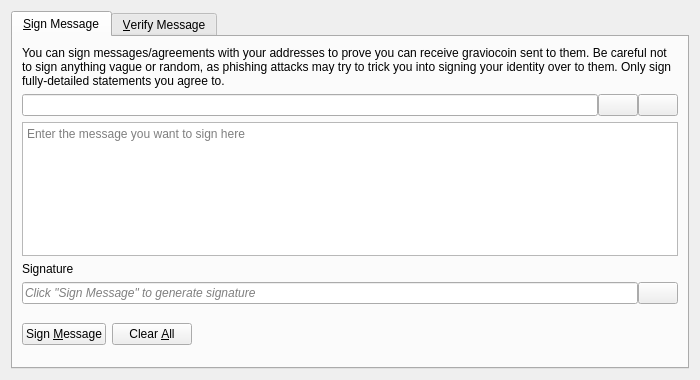
<?xml version="1.0" encoding="UTF-8"?>
<ui version="4.0">
 <class>SignVerifyMessageDialog</class>
 <widget class="QDialog" name="SignVerifyMessageDialog">
  <property name="geometry">
   <rect>
    <x>0</x>
    <y>0</y>
    <width>700</width>
    <height>380</height>
   </rect>
  </property>
  <property name="windowTitle">
   <string>Signatures - Sign / Verify a Message</string>
  </property>
  <property name="modal">
   <bool>true</bool>
  </property>
  <layout class="QVBoxLayout" name="verticalLayout">
   <item>
    <widget class="QTabWidget" name="tabWidget">
     <property name="currentIndex">
      <number>0</number>
     </property>
     <widget class="QWidget" name="tabSignMessage">
      <attribute name="title">
       <string>&amp;Sign Message</string>
      </attribute>
      <layout class="QVBoxLayout" name="verticalLayout_SM">
       <item>
        <widget class="QLabel" name="infoLabel_SM">
         <property name="text">
          <string>You can sign messages/agreements with your addresses to prove you can receive graviocoin sent to them. Be careful not to sign anything vague or random, as phishing attacks may try to trick you into signing your identity over to them. Only sign fully-detailed statements you agree to.</string>
         </property>
         <property name="textFormat">
          <enum>Qt::PlainText</enum>
         </property>
         <property name="wordWrap">
          <bool>true</bool>
         </property>
        </widget>
       </item>
       <item>
        <layout class="QHBoxLayout" name="horizontalLayout_1_SM">
         <property name="spacing">
          <number>0</number>
         </property>
         <item>
          <widget class="QValidatedLineEdit" name="addressIn_SM">
           <property name="toolTip">
            <string>The Graviocoin address to sign the message with</string>
           </property>
          </widget>
         </item>
         <item>
          <widget class="QPushButton" name="addressBookButton_SM">
           <property name="toolTip">
            <string>Choose previously used address</string>
           </property>
           <property name="text">
            <string/>
           </property>
           <property name="icon">
            <iconset resource="../bitcoin.qrc">
             <normaloff>:/icons/address-book</normaloff>:/icons/address-book</iconset>
           </property>
           <property name="shortcut">
            <string>Alt+A</string>
           </property>
           <property name="autoDefault">
            <bool>false</bool>
           </property>
          </widget>
         </item>
         <item>
          <widget class="QPushButton" name="pasteButton_SM">
           <property name="toolTip">
            <string>Paste address from clipboard</string>
           </property>
           <property name="text">
            <string/>
           </property>
           <property name="icon">
            <iconset resource="../bitcoin.qrc">
             <normaloff>:/icons/editpaste</normaloff>:/icons/editpaste</iconset>
           </property>
           <property name="shortcut">
            <string>Alt+P</string>
           </property>
           <property name="autoDefault">
            <bool>false</bool>
           </property>
          </widget>
         </item>
        </layout>
       </item>
       <item>
        <widget class="QPlainTextEdit" name="messageIn_SM">
         <property name="toolTip">
          <string>Enter the message you want to sign here</string>
         </property>
         <property name="placeholderText">
          <string>Enter the message you want to sign here</string>
         </property>
        </widget>
       </item>
       <item>
        <widget class="QLabel" name="signatureLabel_SM">
         <property name="text">
          <string>Signature</string>
         </property>
         <property name="textFormat">
          <enum>Qt::PlainText</enum>
         </property>
        </widget>
       </item>
       <item>
        <layout class="QHBoxLayout" name="horizontalLayout_2_SM">
         <property name="spacing">
          <number>0</number>
         </property>
         <item>
          <widget class="QLineEdit" name="signatureOut_SM">
           <property name="placeholderText">
            <string>Click "Sign Message" to generate signature</string>
           </property>
           <property name="font">
            <font>
             <italic>true</italic>
            </font>
           </property>
           <property name="readOnly">
            <bool>true</bool>
           </property>
          </widget>
         </item>
         <item>
          <widget class="QPushButton" name="copySignatureButton_SM">
           <property name="toolTip">
            <string>Copy the current signature to the system clipboard</string>
           </property>
           <property name="text">
            <string/>
           </property>
           <property name="icon">
            <iconset resource="../bitcoin.qrc">
             <normaloff>:/icons/editcopy</normaloff>:/icons/editcopy</iconset>
           </property>
           <property name="autoDefault">
            <bool>false</bool>
           </property>
          </widget>
         </item>
        </layout>
       </item>
       <item>
        <layout class="QHBoxLayout" name="horizontalLayout_3_SM">
         <item>
          <widget class="QPushButton" name="signMessageButton_SM">
           <property name="toolTip">
            <string>Sign the message to prove you own this Graviocoin address</string>
           </property>
           <property name="text">
            <string>Sign &amp;Message</string>
           </property>
           <property name="icon">
            <iconset resource="../bitcoin.qrc">
             <normaloff>:/icons/edit</normaloff>:/icons/edit</iconset>
           </property>
           <property name="autoDefault">
            <bool>false</bool>
           </property>
          </widget>
         </item>
         <item>
          <widget class="QPushButton" name="clearButton_SM">
           <property name="toolTip">
            <string>Reset all sign message fields</string>
           </property>
           <property name="text">
            <string>Clear &amp;All</string>
           </property>
           <property name="icon">
            <iconset resource="../bitcoin.qrc">
             <normaloff>:/icons/remove</normaloff>:/icons/remove</iconset>
           </property>
           <property name="autoDefault">
            <bool>false</bool>
           </property>
          </widget>
         </item>
         <item>
          <spacer name="horizontalSpacer_1_SM">
           <property name="orientation">
            <enum>Qt::Horizontal</enum>
           </property>
           <property name="sizeHint" stdset="0">
            <size>
             <width>40</width>
             <height>48</height>
            </size>
           </property>
          </spacer>
         </item>
         <item>
          <widget class="QLabel" name="statusLabel_SM">
           <property name="font">
            <font>
             <weight>75</weight>
             <bold>true</bold>
            </font>
           </property>
           <property name="text">
            <string/>
           </property>
           <property name="wordWrap">
            <bool>true</bool>
           </property>
          </widget>
         </item>
         <item>
          <spacer name="horizontalSpacer_2_SM">
           <property name="orientation">
            <enum>Qt::Horizontal</enum>
           </property>
           <property name="sizeHint" stdset="0">
            <size>
             <width>40</width>
             <height>48</height>
            </size>
           </property>
          </spacer>
         </item>
        </layout>
       </item>
      </layout>
     </widget>
     <widget class="QWidget" name="tabVerifyMessage">
      <attribute name="title">
       <string>&amp;Verify Message</string>
      </attribute>
      <layout class="QVBoxLayout" name="verticalLayout_VM">
       <item>
        <widget class="QLabel" name="infoLabel_VM">
         <property name="text">
          <string>Enter the receiver's address, message (ensure you copy line breaks, spaces, tabs, etc. exactly) and signature below to verify the message. Be careful not to read more into the signature than what is in the signed message itself, to avoid being tricked by a man-in-the-middle attack. Note that this only proves the signing party receives with the address, it cannot prove sendership of any transaction!</string>
         </property>
         <property name="textFormat">
          <enum>Qt::PlainText</enum>
         </property>
         <property name="alignment">
          <set>Qt::AlignLeading|Qt::AlignLeft|Qt::AlignTop</set>
         </property>
         <property name="wordWrap">
          <bool>true</bool>
         </property>
        </widget>
       </item>
       <item>
        <layout class="QHBoxLayout" name="horizontalLayout_1_VM">
         <property name="spacing">
          <number>0</number>
         </property>
         <item>
          <widget class="QValidatedLineEdit" name="addressIn_VM">
           <property name="toolTip">
            <string>The Graviocoin address the message was signed with</string>
           </property>
          </widget>
         </item>
         <item>
          <widget class="QPushButton" name="addressBookButton_VM">
           <property name="toolTip">
            <string>Choose previously used address</string>
           </property>
           <property name="text">
            <string/>
           </property>
           <property name="icon">
            <iconset resource="../bitcoin.qrc">
             <normaloff>:/icons/address-book</normaloff>:/icons/address-book</iconset>
           </property>
           <property name="shortcut">
            <string>Alt+A</string>
           </property>
           <property name="autoDefault">
            <bool>false</bool>
           </property>
          </widget>
         </item>
        </layout>
       </item>
       <item>
        <widget class="QPlainTextEdit" name="messageIn_VM">
          <property name="toolTip">
            <string>The signed message to verify</string>
          </property>
          <property name="placeholderText">
            <string>The signed message to verify</string>
          </property>
        </widget>
       </item>
       <item>
        <widget class="QValidatedLineEdit" name="signatureIn_VM">
          <property name="toolTip">
            <string>The signature given when the message was signed</string>
          </property>
          <property name="placeholderText">
            <string>The signature given when the message was signed</string>
          </property>
        </widget>
       </item>
       <item>
        <layout class="QHBoxLayout" name="horizontalLayout_2_VM">
         <item>
          <widget class="QPushButton" name="verifyMessageButton_VM">
           <property name="toolTip">
            <string>Verify the message to ensure it was signed with the specified Graviocoin address</string>
           </property>
           <property name="text">
            <string>Verify &amp;Message</string>
           </property>
           <property name="icon">
            <iconset resource="../bitcoin.qrc">
             <normaloff>:/icons/transaction_0</normaloff>:/icons/transaction_0</iconset>
           </property>
           <property name="autoDefault">
            <bool>false</bool>
           </property>
          </widget>
         </item>
         <item>
          <widget class="QPushButton" name="clearButton_VM">
           <property name="toolTip">
            <string>Reset all verify message fields</string>
           </property>
           <property name="text">
            <string>Clear &amp;All</string>
           </property>
           <property name="icon">
            <iconset resource="../bitcoin.qrc">
             <normaloff>:/icons/remove</normaloff>:/icons/remove</iconset>
           </property>
           <property name="autoDefault">
            <bool>false</bool>
           </property>
          </widget>
         </item>
         <item>
          <spacer name="horizontalSpacer_1_VM">
           <property name="orientation">
            <enum>Qt::Horizontal</enum>
           </property>
           <property name="sizeHint" stdset="0">
            <size>
             <width>40</width>
             <height>48</height>
            </size>
           </property>
          </spacer>
         </item>
         <item>
          <widget class="QLabel" name="statusLabel_VM">
           <property name="font">
            <font>
             <weight>75</weight>
             <bold>true</bold>
            </font>
           </property>
           <property name="text">
            <string/>
           </property>
           <property name="wordWrap">
            <bool>true</bool>
           </property>
          </widget>
         </item>
         <item>
          <spacer name="horizontalSpacer_2_VM">
           <property name="orientation">
            <enum>Qt::Horizontal</enum>
           </property>
           <property name="sizeHint" stdset="0">
            <size>
             <width>40</width>
             <height>48</height>
            </size>
           </property>
          </spacer>
         </item>
        </layout>
       </item>
      </layout>
     </widget>
    </widget>
   </item>
  </layout>
 </widget>
 <customwidgets>
  <customwidget>
   <class>QValidatedLineEdit</class>
   <extends>QLineEdit</extends>
   <header>qt/qvalidatedlineedit.h</header>
  </customwidget>
 </customwidgets>
 <resources>
  <include location="../bitcoin.qrc"/>
 </resources>
 <connections/>
</ui>
